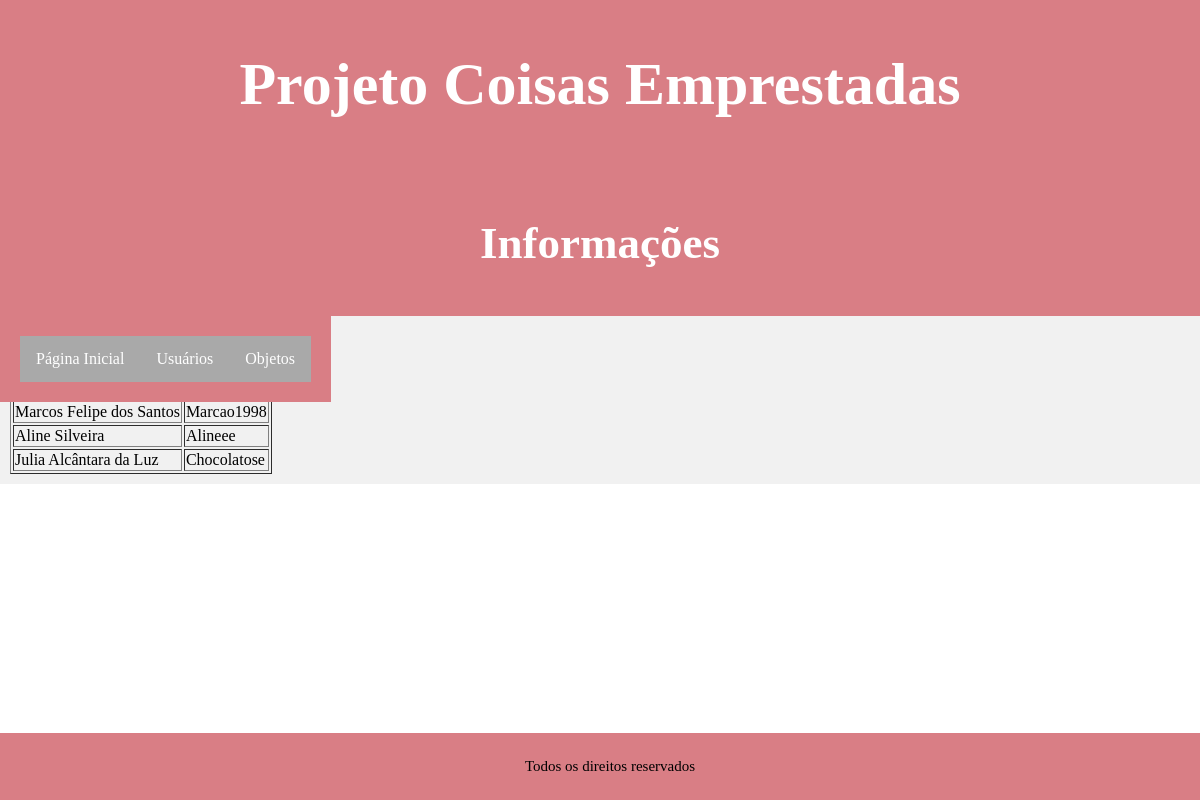
/listausuarios.php (signed in), run on the app's committed database.
### tables this page shows
CREATE TABLE `usuarios` (
  `id` int(11) NOT NULL,
  `nome` varchar(100) NOT NULL,
  `apelido` varchar(100) NOT NULL,
  `senha` varchar(100) NOT NULL
);

### listausuarios.php (the view)
<?php
	include "includes/topo.php";
?>
		<header>
		  <h2>Informações</h2>
		</header>
		<section>
		  <?php
			include "includes/menu.php";
          ?>
		  <article>
				<table border="1">
					<tr>
						<td>Nome</td>
						<td>Apelido</td>
					</tr>
                    <?php
						include "includes/conecta.php";
						$sql = "SELECT id, nome, apelido FROM usuarios";
						$res = mysqli_query($conn, $sql);
						if($res){
							while($row = mysqli_fetch_assoc($res)){
								echo "<tr>
										<td>". $row['nome'] ."</td>
										<td>". $row['apelido'] ."</td>
									</tr>";
							}
						}
                    ?>
				</table>
		  </article>
		</section>
<?php
	include "includes/rodape.php";
?>

### css/estilo.css (style rules this page uses)
article { -webkit-flex: 3; -ms-flex: 3; flex: 3; background-color: #f1f1f1; padding: 10px; height: stretch; }
section { height: max-content; }
body { background-image: url("Background.jpg"); no-repeat; center; fixed; margin: 0px; }

### data on the page
usuarios: nome "Marcos Felipe dos Santos", apelido "Marcao1998"
usuarios: nome "Aline Silveira", apelido "Alineee"
usuarios: nome "Julia Alcântara da Luz", apelido "Chocolatose"
